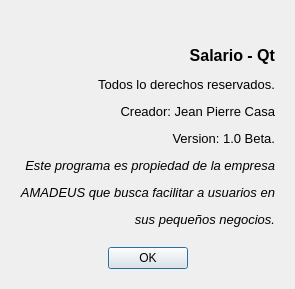
<?xml version="1.0" encoding="UTF-8"?>
<ui version="4.0">
 <class>Informacion</class>
 <widget class="QDialog" name="Informacion">
  <property name="enabled">
   <bool>true</bool>
  </property>
  <property name="geometry">
   <rect>
    <x>0</x>
    <y>0</y>
    <width>285</width>
    <height>289</height>
   </rect>
  </property>
  <property name="maximumSize">
   <size>
    <width>285</width>
    <height>289</height>
   </size>
  </property>
  <property name="windowTitle">
   <string>Acerca de</string>
  </property>
  <property name="windowIcon">
   <iconset resource="Resources.qrc">
    <normaloff>:/recursos/pregunta.png</normaloff>:/recursos/pregunta.png</iconset>
  </property>
  <layout class="QVBoxLayout" name="verticalLayout_3">
   <item>
    <widget class="QWidget" name="widget" native="true">
     <layout class="QVBoxLayout" name="verticalLayout"/>
    </widget>
   </item>
   <item>
    <widget class="QWidget" name="widget_2" native="true">
     <layout class="QVBoxLayout" name="verticalLayout_2">
      <item>
       <widget class="QLabel" name="label">
        <property name="text">
         <string>&lt;html&gt;&lt;head/&gt;&lt;body&gt;&lt;p&gt;&lt;span style=&quot; font-size:12pt; font-weight:600;&quot;&gt;Salario - Qt&lt;/span&gt;&lt;/p&gt;&lt;p&gt;&lt;span style=&quot; font-size:10pt;&quot;&gt;Todos lo derechos reservados.&lt;/span&gt;&lt;/p&gt;&lt;p&gt;&lt;span style=&quot; font-size:10pt;&quot;&gt;Creador: Jean Pierre Casa&lt;/span&gt;&lt;/p&gt;&lt;p&gt;&lt;span style=&quot; font-size:10pt;&quot;&gt;Version: 1.0 Beta.&lt;/span&gt;&lt;/p&gt;&lt;p&gt;&lt;span style=&quot; font-size:10pt; font-style:italic;&quot;&gt;Este programa es propiedad de la empresa&lt;/span&gt;&lt;/p&gt;&lt;p&gt;&lt;span style=&quot; font-size:10pt; font-style:italic;&quot;&gt;AMADEUS que busca facilitar a usuarios en&lt;/span&gt;&lt;/p&gt;&lt;p&gt;&lt;span style=&quot; font-size:10pt; font-style:italic;&quot;&gt; sus pequeños negocios.&lt;/span&gt;&lt;br/&gt;&lt;/p&gt;&lt;/body&gt;&lt;/html&gt;</string>
        </property>
        <property name="alignment">
         <set>Qt::AlignRight|Qt::AlignTrailing|Qt::AlignVCenter</set>
        </property>
       </widget>
      </item>
      <item>
       <widget class="QDialogButtonBox" name="buttonBox">
        <property name="orientation">
         <enum>Qt::Horizontal</enum>
        </property>
        <property name="standardButtons">
         <set>QDialogButtonBox::Ok</set>
        </property>
        <property name="centerButtons">
         <bool>true</bool>
        </property>
       </widget>
      </item>
     </layout>
    </widget>
   </item>
  </layout>
 </widget>
 <resources>
  <include location="Resources.qrc"/>
 </resources>
 <connections>
  <connection>
   <sender>buttonBox</sender>
   <signal>accepted()</signal>
   <receiver>Informacion</receiver>
   <slot>accept()</slot>
   <hints>
    <hint type="sourcelabel">
     <x>248</x>
     <y>254</y>
    </hint>
    <hint type="destinationlabel">
     <x>157</x>
     <y>274</y>
    </hint>
   </hints>
  </connection>
  <connection>
   <sender>buttonBox</sender>
   <signal>rejected()</signal>
   <receiver>Informacion</receiver>
   <slot>reject()</slot>
   <hints>
    <hint type="sourcelabel">
     <x>316</x>
     <y>260</y>
    </hint>
    <hint type="destinationlabel">
     <x>286</x>
     <y>274</y>
    </hint>
   </hints>
  </connection>
 </connections>
</ui>
